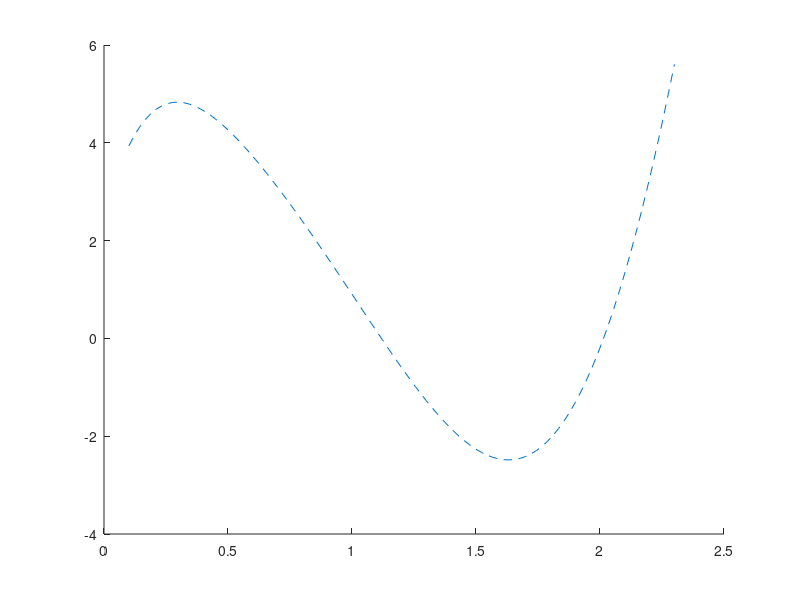

MATLAB code to generate this figure: (Note: this script raises an error after producing the figure.)
f = @(x) 5/2.*cos(2.*x).*exp(2/3.*x) + 4.*sin(7/2.*x).*exp(-3.*x)+3.*x;
p = @(x) (x-1/10)^(-1/5);
n = 3;
a_b = [0.1 2.3];
I = 3.578861536040539915439859609644293194417;
X = linspace (a_b(1),a_b(2),3);
plot_arg = linspace(a_b(1),a_b(2));
hold on;
plot(plot_arg,f(plot_arg), "--");

% Ньютон-Котс метод:

% 1) простая ИКФ по трем узлам
 J_3nNC = dot(arrayfun(f,X), IQF(a_b,n, "NC"))

% % 2) составная ИКФ по шести узлам 

segment1 =linspace(a_b(1),(a_b(1)+a_b(2))/2, 3); 
LagrangePoly1 = Lagrange(segment1, f(segment1));
plot(segment1, f(segment1));

segment2 =linspace((a_b(1)+a_b(2))/2, a_b(2),3); 
LagrangePoly2 = Lagrange(segment2, f(segment2));
plot(segment2, f(segment2));

J_NC = CIQF(f, a_b, 2, 3, "NC")


% % 3) выбор оптимального числа узлов
k_opt = optCount(f,a_b,[2 3 5], "NC", I)

% % Гаусс метод:

% % 1) простая ИКФ по трем узлам

% % 2) составная ИКФ по шести узлам 
% J_G = CIQF(f, a_b, 2, 3, "G")

% 3) выбор оптимального числа узлов
% k_opt = optCount(f, a_b,[2 3 5], "G", I)

